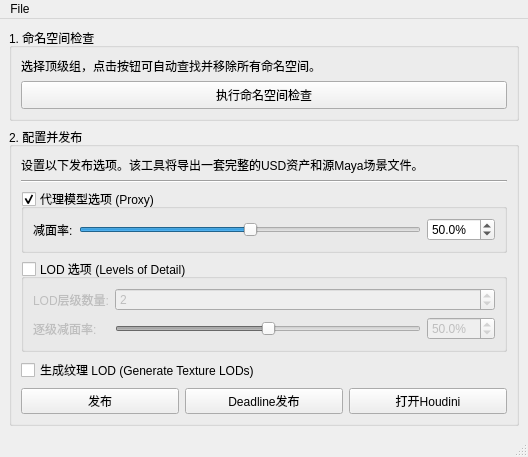
<?xml version="1.0" encoding="UTF-8"?>
<ui version="4.0">
 <class>PublishTool</class>
 <widget class="QMainWindow" name="PublishTool">
  <property name="geometry">
   <rect>
    <x>0</x>
    <y>0</y>
    <width>528</width>
    <height>433</height>
   </rect>
  </property>
  <property name="windowTitle">
   <string>着色器发布工具</string>
  </property>
  <widget class="QWidget" name="centralwidget">
   <layout class="QVBoxLayout" name="verticalLayout_2">
    <item>
     <widget class="QGroupBox" name="groupBox">
      <property name="title">
       <string>1. 命名空间检查</string>
      </property>
      <layout class="QVBoxLayout" name="verticalLayout">
       <item>
        <widget class="QLabel" name="NameSpaceInfo">
         <property name="text">
          <string>选择顶级组，点击按钮可自动查找并移除所有命名空间。</string>
         </property>
         <property name="wordWrap">
          <bool>true</bool>
         </property>
        </widget>
       </item>
       <item>
        <widget class="QPushButton" name="NameSpaceButton">
         <property name="minimumSize">
          <size>
           <width>0</width>
           <height>28</height>
          </size>
         </property>
         <property name="text">
          <string>执行命名空间检查</string>
         </property>
        </widget>
       </item>
      </layout>
     </widget>
    </item>
    <item>
     <widget class="QGroupBox" name="buttonBox">
      <property name="title">
       <string>2. 配置并发布</string>
      </property>
      <layout class="QVBoxLayout" name="verticalLayout_8">
       <item>
        <widget class="QLabel" name="PublishInfo">
         <property name="text">
          <string>设置以下发布选项。该工具将导出一套完整的USD资产和源Maya场景文件。</string>
         </property>
         <property name="wordWrap">
          <bool>true</bool>
         </property>
        </widget>
       </item>
       <item>
        <widget class="Line" name="line">
         <property name="orientation">
          <enum>Qt::Orientation::Horizontal</enum>
         </property>
        </widget>
       </item>
       <item>
        <widget class="QGroupBox" name="proxyGroupBox">
         <property name="title">
          <string>代理模型选项 (Proxy)</string>
         </property>
         <property name="checkable">
          <bool>true</bool>
         </property>
         <property name="checked">
          <bool>true</bool>
         </property>
         <layout class="QFormLayout" name="formLayout">
          <item row="0" column="0">
           <widget class="QLabel" name="proxyDeductionRate">
            <property name="text">
             <string>减面率:</string>
            </property>
           </widget>
          </item>
          <item row="0" column="1">
           <layout class="QHBoxLayout" name="horizontalLayout_4">
            <item>
             <widget class="QSlider" name="proxyReduceSlider">
              <property name="maximum">
               <number>1000</number>
              </property>
              <property name="value">
               <number>500</number>
              </property>
              <property name="orientation">
               <enum>Qt::Orientation::Horizontal</enum>
              </property>
             </widget>
            </item>
            <item>
             <widget class="QDoubleSpinBox" name="proxyReduceSpinBox">
              <property name="maximumSize">
               <size>
                <width>80</width>
                <height>16777215</height>
               </size>
              </property>
              <property name="suffix">
               <string>%</string>
              </property>
              <property name="decimals">
               <number>1</number>
              </property>
              <property name="maximum">
               <double>100.000000000000000</double>
              </property>
              <property name="singleStep">
               <double>0.100000000000000</double>
              </property>
              <property name="value">
               <double>50.000000000000000</double>
              </property>
             </widget>
            </item>
           </layout>
          </item>
         </layout>
        </widget>
       </item>
       <item>
        <widget class="QGroupBox" name="lodGroupBox">
         <property name="title">
          <string>LOD 选项 (Levels of Detail)</string>
         </property>
         <property name="checkable">
          <bool>true</bool>
         </property>
         <property name="checked">
          <bool>false</bool>
         </property>
         <layout class="QFormLayout" name="formLayout_2">
          <item row="0" column="0">
           <widget class="QLabel" name="lodNumber">
            <property name="text">
             <string>LOD层级数量:</string>
            </property>
           </widget>
          </item>
          <item row="0" column="1">
           <widget class="QSpinBox" name="lodCountSpinBox">
            <property name="minimum">
             <number>1</number>
            </property>
            <property name="maximum">
             <number>10</number>
            </property>
            <property name="value">
             <number>2</number>
            </property>
           </widget>
          </item>
          <item row="1" column="0">
           <widget class="QLabel" name="lodDeductionRate">
            <property name="text">
             <string>逐级减面率:</string>
            </property>
           </widget>
          </item>
          <item row="1" column="1">
           <layout class="QHBoxLayout" name="horizontalLayout_5">
            <item>
             <widget class="QSlider" name="lodReduceSlider">
              <property name="maximum">
               <number>1000</number>
              </property>
              <property name="value">
               <number>500</number>
              </property>
              <property name="orientation">
               <enum>Qt::Orientation::Horizontal</enum>
              </property>
             </widget>
            </item>
            <item>
             <widget class="QDoubleSpinBox" name="lodReduceSpinBox">
              <property name="maximumSize">
               <size>
                <width>80</width>
                <height>16777215</height>
               </size>
              </property>
              <property name="suffix">
               <string>%</string>
              </property>
              <property name="decimals">
               <number>1</number>
              </property>
              <property name="maximum">
               <double>100.000000000000000</double>
              </property>
              <property name="singleStep">
               <double>0.100000000000000</double>
              </property>
              <property name="value">
               <double>50.000000000000000</double>
              </property>
             </widget>
            </item>
           </layout>
          </item>
         </layout>
        </widget>
       </item>
       <item>
        <widget class="QCheckBox" name="texLodCheckBox">
         <property name="text">
          <string>生成纹理 LOD (Generate Texture LODs)</string>
         </property>
        </widget>
       </item>
       <item>
        <layout class="QHBoxLayout" name="horizontalLayout_2">
         <item>
          <widget class="QPushButton" name="PublishInfoButton">
           <property name="minimumSize">
            <size>
             <width>0</width>
             <height>0</height>
            </size>
           </property>
           <property name="text">
            <string>发布</string>
           </property>
          </widget>
         </item>
         <item>
          <widget class="QPushButton" name="DeadlinePublishInfoButton">
           <property name="text">
            <string>Deadline发布</string>
           </property>
          </widget>
         </item>
         <item>
          <widget class="QPushButton" name="OpenHoudiniButton">
           <property name="text">
            <string>打开Houdini</string>
           </property>
          </widget>
         </item>
        </layout>
       </item>
      </layout>
     </widget>
    </item>
   </layout>
  </widget>
  <widget class="QStatusBar" name="statusbar"/>
  <widget class="QMenuBar" name="menubar">
   <property name="geometry">
    <rect>
     <x>0</x>
     <y>0</y>
     <width>528</width>
     <height>22</height>
    </rect>
   </property>
   <widget class="QMenu" name="menuFile_2">
    <property name="title">
     <string>File</string>
    </property>
    <addaction name="actionOpen_Project_Folder_2"/>
   </widget>
   <addaction name="menuFile_2"/>
  </widget>
  <action name="actionOpen_Project_Folder">
   <property name="text">
    <string>打开项目文件夹</string>
   </property>
  </action>
  <action name="actionOpen_Project_Folder_2">
   <property name="text">
    <string>Open Project Folder</string>
   </property>
  </action>
 </widget>
 <resources/>
 <connections/>
</ui>
